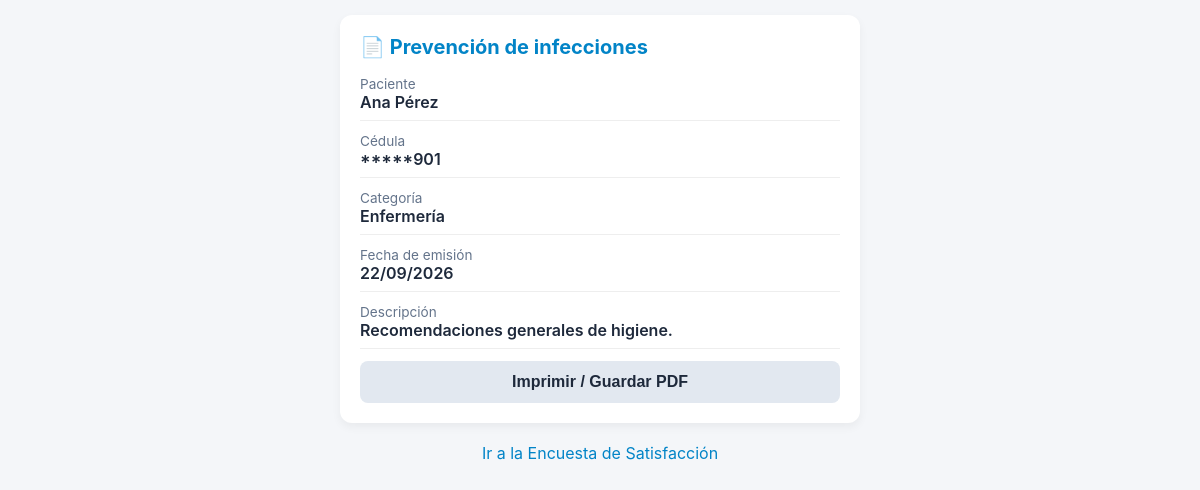
/presentacion/ver_documento_mobile.php?t=16b244e8ce7995b1d0cbbebb2b60a3f9 (signed in), run on the app's committed database.
### tables this page shows
CREATE TABLE documento (
    id            INT AUTO_INCREMENT PRIMARY KEY,
    titulo        VARCHAR(120) NOT NULL,
    descripcion   TEXT NULL,
    archivo       VARCHAR(100) NULL,           
    token         CHAR(32) NOT NULL UNIQUE,
    fecha_emision DATE NOT NULL,
    activo        TINYINT(1) NOT NULL DEFAULT 1,
    id_categoria  INT NOT NULL,
    id_paciente   INT NOT NULL,
    FOREIGN KEY (id_categoria) REFERENCES categoria(id),
    FOREIGN KEY (id_paciente)  REFERENCES paciente(id)
);

CREATE TABLE usuario (
    id          INT AUTO_INCREMENT PRIMARY KEY,
    nombre      VARCHAR(80)  NOT NULL,
    email       VARCHAR(100) NOT NULL UNIQUE,
    contrasenia VARCHAR(255) NOT NULL,
    rol         ENUM('admin','paciente') NOT NULL DEFAULT 'paciente',
    activo      TINYINT(1)   NOT NULL DEFAULT 1
);

CREATE TABLE paciente (
    id         INT AUTO_INCREMENT PRIMARY KEY,
    ci         VARCHAR(8)  NOT NULL UNIQUE,    
    telefono   VARCHAR(20) NULL,
    id_usuario INT NOT NULL UNIQUE,
    FOREIGN KEY (id_usuario) REFERENCES usuario(id)
);

CREATE TABLE categoria (
    id     INT AUTO_INCREMENT PRIMARY KEY,
    nombre VARCHAR(60) NOT NULL UNIQUE
);

### datos/conexion.php (called while the page is built)
<?php
class Conexion {
    private $host    = "localhost";
    private $puerto  = "3306";
    private $dbname  = "sigsm_prueba";
    private $usuario = "root";
    private $clave   = "";
    private $charset = "utf8mb4";
    private $pdo;
    public function __construct() {
        $dsn = "mysql:host={$this->host};port={$this->puerto};dbname={$this->dbname};charset={$this->charset}";
        $opciones = [
            PDO::ATTR_ERRMODE            => PDO::ERRMODE_EXCEPTION,
            PDO::ATTR_DEFAULT_FETCH_MODE => PDO::FETCH_ASSOC,
            PDO::ATTR_EMULATE_PREPARES   => false,
        ];
        try {
            $this->pdo = new PDO($dsn, $this->usuario, $this->clave, $opciones);
        } catch (PDOException $e) {
            error_log("Error de conexión: " . $e->getMessage());
            die("No se pudo conectar con la base de datos. Revise datos/conexion.php y que MySQL esté encendido en XAMPP.");
        }
    }
    public function getConexion() {
        return $this->pdo;
    }
}

### datos/Documento.php (called while the page is built, shortened)
<?php
class Documento {
    private $pdo;
    public function __construct($pdo) {
        $this->pdo = $pdo;
    }
    private function consultaBase() {
        return "SELECT d.id, d.titulo, d.descripcion, d.archivo, d.token, d.fecha_emision,
                       d.id_categoria, d.id_paciente,
                       c.nombre AS categoria,
                       u.nombre AS nombre_paciente,
                       p.ci
                FROM documento d
                JOIN categoria c ON c.id = d.id_categoria
                JOIN paciente  p ON p.id = d.id_paciente
                JOIN usuario   u ON u.id = p.id_usuario
                WHERE d.activo = 1";
    }
    public function buscarPorToken($token) {
        $stmt = $this->pdo->prepare($this->consultaBase() . " AND d.token = ?");
        $stmt->execute([$token]);
        return $stmt->fetch();
    }
}

### negocio/sesion.php (called while the page is built, shortened)
<?php
function e($texto) {
    return htmlspecialchars((string) $texto, ENT_QUOTES, 'UTF-8');
}

### presentacion/ver_documento_mobile.php (the view, shortened to what this page needs)
<?php
require_once __DIR__ . '/../negocio/sesion.php';
require_once __DIR__ . '/../datos/conexion.php';
require_once __DIR__ . '/../datos/Documento.php';
$token = $_GET['t'] ?? '';
$doc   = false;
if (preg_match('/^[a-f0-9]{32}$/', $token)) {
    $doc = (new Documento((new Conexion())->getConexion()))->buscarPorToken($token);
}
function taparCedula($ci) {
    return str_repeat('*', max(strlen($ci) - 3, 0)) . substr($ci, -3);
}
?>
<!DOCTYPE html>
<html lang="es">
<head>
</head>
<body>
<div class="container">
<?php if (!$doc): ?>
    <h2>Documento no encontrado</h2>
    <p class="aviso">El código no es válido o el documento fue eliminado.</p>
<?php else: ?>
    <h2>📄 <?= e($doc['titulo']) ?></h2>
    <div class="info-group">
        <div class="label">Paciente</div>
        <div class="value"><?= e($doc['nombre_paciente']) ?></div>
    </div>
    <div class="info-group">
        <div class="label">Cédula</div>
        <div class="value"><?= e(taparCedula($doc['ci'])) ?></div>
    </div>
    <div class="info-group">
        <div class="label">Categoría</div>
        <div class="value"><?= e($doc['categoria']) ?></div>
    </div>
    <div class="info-group">
        <div class="label">Fecha de emisión</div>
        <div class="value"><?= e(date('d/m/Y', strtotime($doc['fecha_emision']))) ?></div>
    </div>
    <?php if ($doc['descripcion']): ?>
    <div class="info-group">
        <div class="label">Descripción</div>
        <div class="value"><?= e($doc['descripcion']) ?></div>
    </div>
    <?php endif; ?>
    <button type="button" class="btn-descargar btn-secundario" onclick="window.print();">Imprimir / Guardar PDF</button>
<?php endif; ?>
</div>
<div style="text-align: center; margin-top: 20px;">
    <a href="encuesta.php" class="btn-encuesta">Ir a la Encuesta de Satisfacción</a>
</div>
</body>
</html>

### presentacion/ver_documento_mobile.php (style rules this page uses)
body { font-family: -apple-system, BlinkMacSystemFont, "Segoe UI", Roboto, sans-serif; background-color: #f4f6f9; margin: 0; padding: 15px; color: #333; }
.container { max-width: 480px; margin: 0 auto; background: #ffffff; padding: 20px; border-radius: 12px; box-shadow: 0 4px 10px rgba(0,0,0,0.05); }
h2 { color: #0284c7; font-size: 1.25rem; margin-top: 0; }
.info-group { margin-bottom: 12px; border-bottom: 1px solid #eee; padding-bottom: 8px; }
.label { font-size: 0.85rem; color: #64748b; }
.value { font-size: 1rem; font-weight: 600; color: #1e293b; }
.btn-descargar { display: block; width: 100%; text-align: center; background-color: #0284c7; color: white; padding: 12px; border-radius: 8px; text-decoration: none; font-weight: bold; margin-top: 12px; box-sizing: border-box; border: none; font-size: 1rem; cursor: pointer; }
.btn-secundario { background-color: #e2e8f0; color: #1e293b; }
.btn-encuesta { color: #0284c7; text-decoration: none; }

### data on the page
documento: titulo "Prevención de infecciones", usuario.nombre "Ana Pérez", id_paciente.ci "*****901", id_categoria.nombre "Enfermería", fecha_emision "22/09/2026", descripcion "Recomendaciones generales de higiene."
